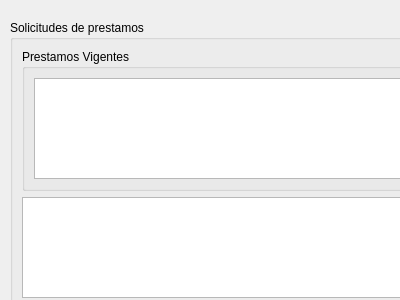
<?xml version="1.0" encoding="UTF-8"?>
<ui version="4.0">
 <class>Dialog</class>
 <widget class="QDialog" name="Dialog">
  <property name="geometry">
   <rect>
    <x>0</x>
    <y>0</y>
    <width>400</width>
    <height>300</height>
   </rect>
  </property>
  <property name="windowTitle">
   <string>CopiadeseguridadPRIMERAPANTALLApropietario</string>
  </property>
  <widget class="QGroupBox" name="groupBox">
   <property name="geometry">
    <rect>
     <x>10</x>
     <y>20</y>
     <width>573</width>
     <height>412</height>
    </rect>
   </property>
   <property name="title">
    <string>Solicitudes de prestamos</string>
   </property>
   <layout class="QVBoxLayout" name="verticalLayout_2">
    <item>
     <widget class="QGroupBox" name="groupBox_2">
      <property name="title">
       <string>Prestamos Vigentes</string>
      </property>
      <layout class="QVBoxLayout" name="verticalLayout_3">
       <item>
        <widget class="QListView" name="lv_prestamos_vigentes"/>
       </item>
      </layout>
     </widget>
    </item>
    <item>
     <widget class="QTableView" name="tv_solicitud"/>
    </item>
    <item>
     <widget class="QFrame" name="frame_2">
      <property name="frameShape">
       <enum>QFrame::StyledPanel</enum>
      </property>
      <property name="frameShadow">
       <enum>QFrame::Raised</enum>
      </property>
     </widget>
    </item>
    <item>
     <widget class="QFrame" name="frame_3">
      <property name="frameShape">
       <enum>QFrame::StyledPanel</enum>
      </property>
      <property name="frameShadow">
       <enum>QFrame::Raised</enum>
      </property>
      <layout class="QHBoxLayout" name="horizontalLayout_2">
       <item>
        <widget class="QFrame" name="frame_4">
         <property name="frameShape">
          <enum>QFrame::StyledPanel</enum>
         </property>
         <property name="frameShadow">
          <enum>QFrame::Raised</enum>
         </property>
         <layout class="QHBoxLayout" name="horizontalLayout_3">
          <item>
           <widget class="QLabel" name="label">
            <property name="sizePolicy">
             <sizepolicy hsizetype="Fixed" vsizetype="Preferred">
              <horstretch>0</horstretch>
              <verstretch>0</verstretch>
             </sizepolicy>
            </property>
            <property name="font">
             <font>
              <weight>75</weight>
              <bold>true</bold>
             </font>
            </property>
            <property name="text">
             <string>Valor del Prestamo</string>
            </property>
           </widget>
          </item>
          <item>
           <widget class="QLineEdit" name="lineedit_valor_del_prestamo">
            <property name="sizePolicy">
             <sizepolicy hsizetype="Preferred" vsizetype="Fixed">
              <horstretch>0</horstretch>
              <verstretch>0</verstretch>
             </sizepolicy>
            </property>
            <property name="readOnly">
             <bool>true</bool>
            </property>
           </widget>
          </item>
         </layout>
        </widget>
       </item>
       <item>
        <widget class="QFrame" name="frame_5">
         <property name="frameShape">
          <enum>QFrame::StyledPanel</enum>
         </property>
         <property name="frameShadow">
          <enum>QFrame::Raised</enum>
         </property>
         <layout class="QHBoxLayout" name="horizontalLayout_4">
          <item>
           <widget class="QLabel" name="label_2">
            <property name="sizePolicy">
             <sizepolicy hsizetype="Fixed" vsizetype="Preferred">
              <horstretch>0</horstretch>
              <verstretch>0</verstretch>
             </sizepolicy>
            </property>
            <property name="font">
             <font>
              <weight>75</weight>
              <bold>true</bold>
             </font>
            </property>
            <property name="text">
             <string>Cantidad de Cuotas</string>
            </property>
           </widget>
          </item>
          <item>
           <widget class="QLineEdit" name="lineedit_cantidad_de_cuotas">
            <property name="sizePolicy">
             <sizepolicy hsizetype="Preferred" vsizetype="Fixed">
              <horstretch>0</horstretch>
              <verstretch>0</verstretch>
             </sizepolicy>
            </property>
            <property name="readOnly">
             <bool>true</bool>
            </property>
           </widget>
          </item>
         </layout>
        </widget>
       </item>
      </layout>
     </widget>
    </item>
    <item>
     <widget class="QFrame" name="frame">
      <property name="frameShape">
       <enum>QFrame::StyledPanel</enum>
      </property>
      <property name="frameShadow">
       <enum>QFrame::Raised</enum>
      </property>
      <layout class="QHBoxLayout" name="horizontalLayout">
       <item>
        <widget class="QPushButton" name="pbutton_aceptar">
         <property name="text">
          <string>Aceptar</string>
         </property>
        </widget>
       </item>
       <item>
        <widget class="QPushButton" name="pbutton_denegar">
         <property name="text">
          <string>Denegar</string>
         </property>
        </widget>
       </item>
      </layout>
     </widget>
    </item>
   </layout>
  </widget>
 </widget>
 <resources/>
 <connections/>
</ui>
